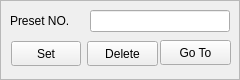
        <widget class="QFrame" name="frame6">
            <property name="geometry">
                <rect>
                    <x>259</x>
                    <y>89</y>
                    <width>240</width>
                    <height>80</height>
                </rect>
            </property>
            <property name="frameShape">
                <enum>QFrame::StyledPanel</enum>
            </property>
            <property name="frameShadow">
                <enum>QFrame::Plain</enum>
            </property>
            <widget class="QLabel" name="textLabel1_2">
                <property name="geometry">
                    <rect>
                        <x>10</x>
                        <y>10</y>
                        <width>81</width>
                        <height>22</height>
                    </rect>
                </property>
                <property name="text">
                    <string>Preset NO.</string>
                </property>
                <property name="wordWrap">
                    <bool>false</bool>
                </property>
            </widget>
            <widget class="QLineEdit" name="EditPreSetNo">
                <property name="geometry">
                    <rect>
                        <x>90</x>
                        <y>10</y>
                        <width>140</width>
                        <height>22</height>
                    </rect>
                </property>
            </widget>
            <widget class="QPushButton" name="pushButSet">
                <property name="geometry">
                    <rect>
                        <x>11</x>
                        <y>41</y>
                        <width>70</width>
                        <height>25</height>
                    </rect>
                </property>
                <property name="text">
                    <string>Set</string>
                </property>
            </widget>
            <widget class="QPushButton" name="pushButPresetDel">
                <property name="geometry">
                    <rect>
                        <x>87</x>
                        <y>41</y>
                        <width>71</width>
                        <height>25</height>
                    </rect>
                </property>
                <property name="text">
                    <string>Delete</string>
                </property>
            </widget>
            <widget class="QPushButton" name="pushButGotoPreset">
                <property name="geometry">
                    <rect>
                        <x>160</x>
                        <y>40</y>
                        <width>71</width>
                        <height>25</height>
                    </rect>
                </property>
                <property name="text">
                    <string>Go To</string>
                </property>
            </widget>
        </widget>
